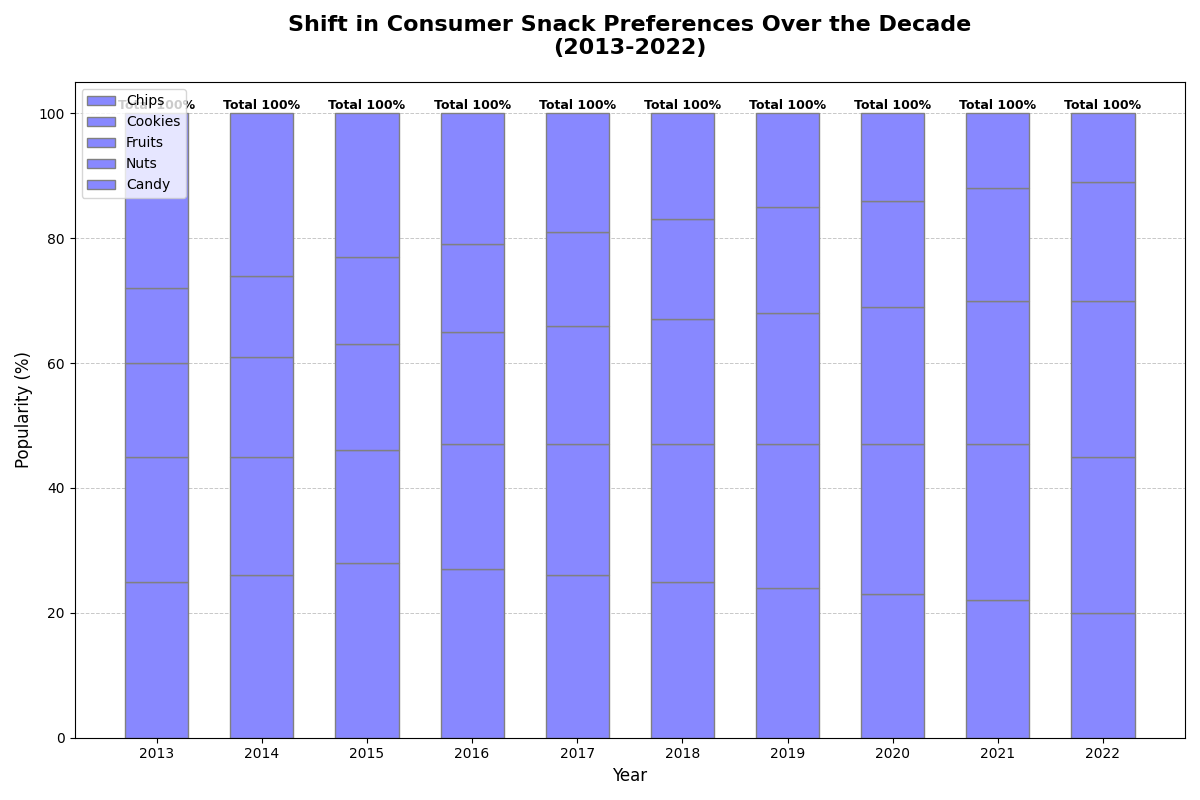

Write the Python code that produced this figure.
import matplotlib.pyplot as plt
import numpy as np

# Years
years = np.array(['2013', '2014', '2015', '2016', '2017', '2018', '2019', '2020', '2021', '2022'])

# Snack types and their annual popularity (percent of total consumption)
chip_popularity = np.array([25, 26, 28, 27, 26, 25, 24, 23, 22, 20])
cookie_popularity = np.array([20, 19, 18, 20, 21, 22, 23, 24, 25, 25])
fruit_popularity = np.array([15, 16, 17, 18, 19, 20, 21, 22, 23, 25])
nut_popularity = np.array([12, 13, 14, 14, 15, 16, 17, 17, 18, 19])
candy_popularity = np.array([28, 26, 23, 21, 19, 17, 15, 14, 12, 11])

fig, ax = plt.subplots(figsize=(12, 8))

bar_width = 0.6
positions = np.arange(len(years))

# Use a single consistent color '#8888ff'
uniform_color = '#8888ff'

for i, year in enumerate(years):
    ax.bar(year, chip_popularity[i], width=bar_width, label='Chips' if i == 0 else "", color=uniform_color, edgecolor='grey')
    ax.bar(year, cookie_popularity[i], bottom=chip_popularity[i], width=bar_width, label='Cookies' if i == 0 else "", color=uniform_color, edgecolor='grey')
    ax.bar(year, fruit_popularity[i], bottom=chip_popularity[i] + cookie_popularity[i], width=bar_width, label='Fruits' if i == 0 else "", color=uniform_color, edgecolor='grey')
    ax.bar(year, nut_popularity[i], bottom=chip_popularity[i] + cookie_popularity[i] + fruit_popularity[i], width=bar_width, label='Nuts' if i == 0 else "", color=uniform_color, edgecolor='grey')
    ax.bar(year, candy_popularity[i], bottom=chip_popularity[i] + cookie_popularity[i] + fruit_popularity[i] + nut_popularity[i], width=bar_width, label='Candy' if i == 0 else "", color=uniform_color, edgecolor='grey')

for i, year in enumerate(years):
    total = chip_popularity[i] + cookie_popularity[i] + fruit_popularity[i] + nut_popularity[i] + candy_popularity[i]
    ax.annotate(f'Total {total}%', xy=(i, total), xytext=(0, 3), textcoords="offset points", ha='center', fontsize=9, fontweight='bold', color='black')

ax.set_title('Shift in Consumer Snack Preferences Over the Decade\n(2013-2022)', fontsize=16, fontweight='bold', pad=20)
ax.set_xlabel('Year', fontsize=12)
ax.set_ylabel('Popularity (%)', fontsize=12)

handles, labels = ax.get_legend_handles_labels()
ax.legend(handles[:5], labels[:5], fontsize=10, loc='upper left')

ax.yaxis.grid(True, linestyle='--', linewidth=0.7, alpha=0.7)
ax.set_axisbelow(True)

plt.tight_layout()
plt.show()
